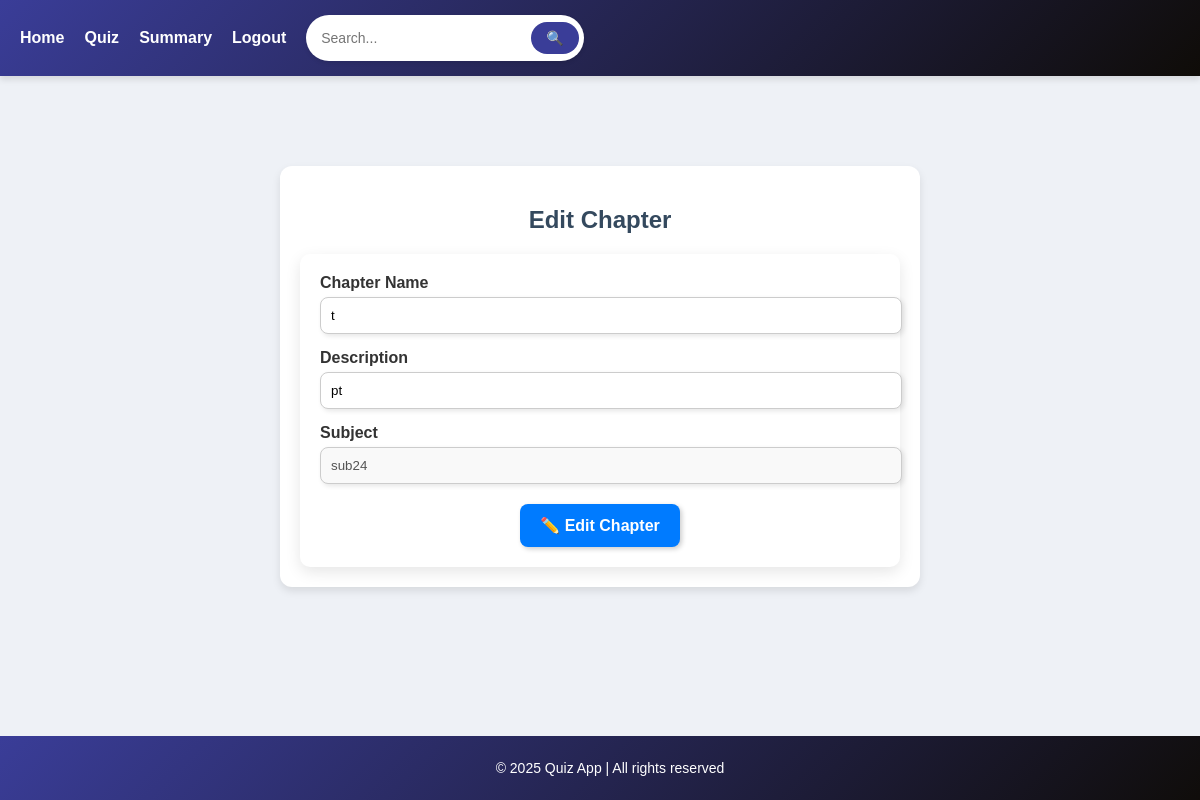
Page /edit_chapter/4 on the committed database.
### models.py (models this page shows)
class Chapter(db.Model):
    id = db.Column(db.Integer, primary_key = True)
    chapter_name = db.Column(db.String(80), nullable=False)
    description = db.Column(db.String(255), nullable=True)
    subject_id = db.Column(db.Integer, db.ForeignKey('subject.id'), nullable=False)
    subject = db.relationship('Subject', backref=db.backref('chapters', lazy=True))

class Subject(db.Model):
    id = db.Column(db.Integer, primary_key=True)
    subject_name = db.Column(db.String(80), nullable=False)
    description = db.Column(db.String(255), nullable=True)

### app.py (the view)
@app.route('/edit_chapter/<int:chapter_id>', methods=['GET', 'POST'])
def edit_chapter(chapter_id):
    chapter = Chapter.query.get_or_404(chapter_id)
    if request.method == 'POST':
        chapter.chapter_name = request.form['chapter_name']
        chapter.description = request.form['chapter_description']
        db.session.commit()
        return redirect(url_for('admin_dashboard'))
    return render_template('edit_chapter.html', chapter=chapter)

### templates/edit_chapter.html (shortened to what this page needs)
{% extends 'base.html' %}
{% block content %}
<div style="max-width: 600px; margin: 50px auto; background: #ffffff; padding: 20px; border-radius: 12px;
            box-shadow: 0 4px 8px rgba(0, 0, 0, 0.1); text-align: center;">
    <h2 style="color: #34495e; font-weight: bold;">Edit Chapter</h2>
    <form method="POST">
        <div style="margin-bottom: 15px; text-align: left;">
            <label style="font-weight: bold; display: block; margin-bottom: 5px;">Chapter Name</label>
            <input type="text" name="chapter_name" value="{{ chapter.chapter_name }}" required
                   style="width: 100%; padding: 10px; border: 1px solid #ccc; border-radius: 8px;
                          box-shadow: 2px 2px 5px rgba(0, 0, 0, 0.1);">
        </div>
        <div style="margin-bottom: 15px; text-align: left;">
            <label style="font-weight: bold; display: block; margin-bottom: 5px;">Description</label>
            <input type="text" name="chapter_description" value="{{ chapter.description }}"
                   style="width: 100%; padding: 10px; border: 1px solid #ccc; border-radius: 8px;
                          box-shadow: 2px 2px 5px rgba(0, 0, 0, 0.1);">
        </div>
        <div style="margin-bottom: 15px; text-align: left;">
            <label style="font-weight: bold; display: block; margin-bottom: 5px;">Subject</label>
            <input type="text" value="{{ chapter.subject.subject_name }}" disabled
                   style="width: 100%; padding: 10px; border: 1px solid #ccc; border-radius: 8px;
                          background: #f9f9f9; box-shadow: 2px 2px 5px rgba(0, 0, 0, 0.1);">
        </div>
        <div style="margin-top: 20px;">
            <button type="submit"
                    style="background: #007bff; color: white; border: none; padding: 12px 20px; border-radius: 8px;
                           cursor: pointer; box-shadow: 2px 2px 5px rgba(0, 0, 0, 0.2); font-size: 16px;">
                ✏️ Edit Chapter
            </button>
        </div>
    </form>
</div>
{% endblock %}

### templates/base.html (style rules this page uses)
form { background: white; padding: 20px; border-radius: 10px; box-shadow: 0px 5px 15px rgba(0, 0, 0, 0.1); }
input, select { border: 2px solid #3a3d98; border-radius: 10px; padding: 10px; }
button { font-size: 16px; font-weight: bold; }
body { font-family: 'Poppins', Arial, sans-serif; margin: 0; padding: 0; background-color: #eef1f6; color: #333; }

### rows in the picture
Chapter: chapter_name "t", chapter_description "pt"
Subject: subject.subject_name "sub24"
